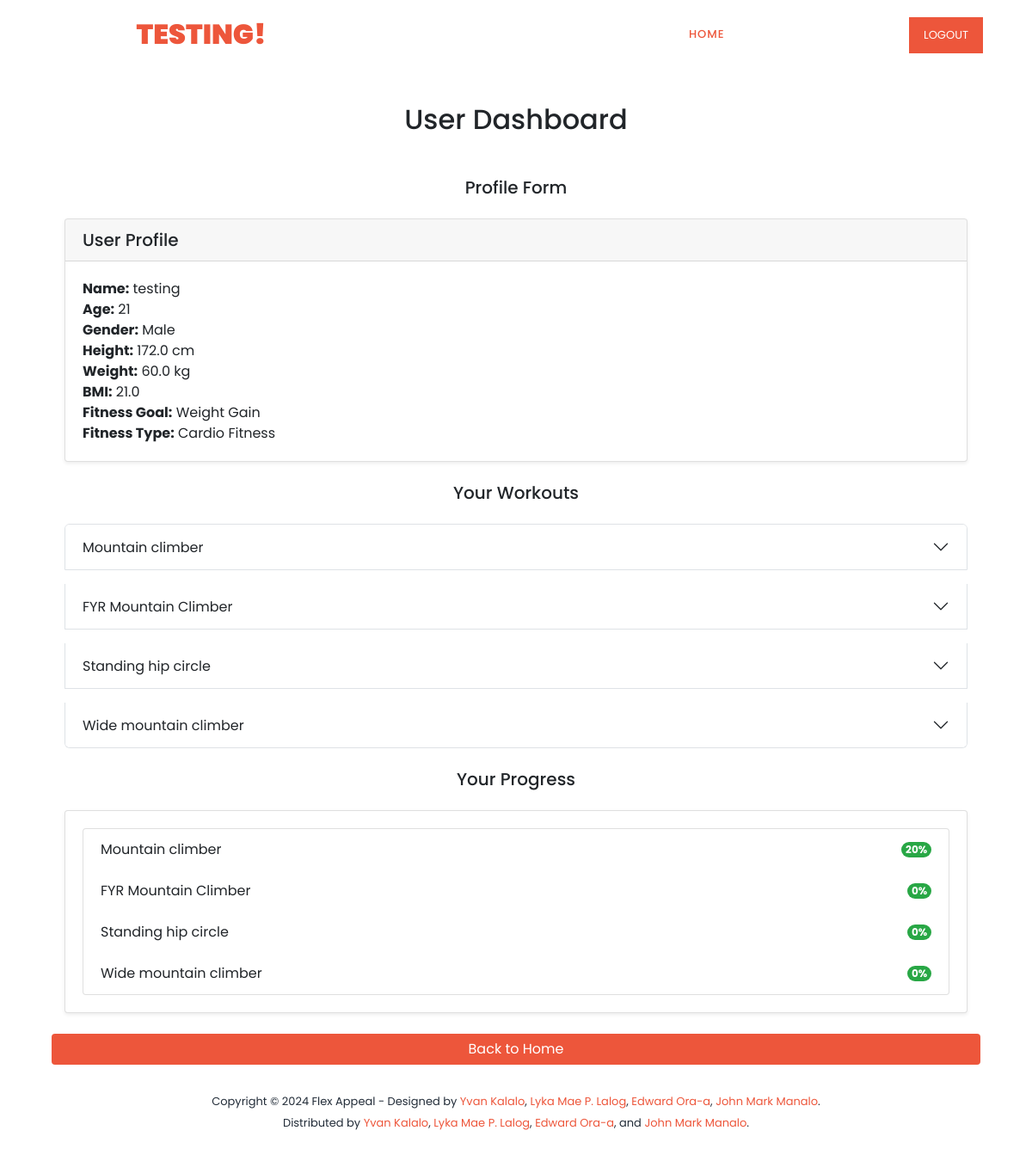
/dashboard/ (signed in), run on the app's committed database.
### account/models.py (models this page shows, shortened)
class Account(AbstractBaseUser):
	email 					= models.EmailField(verbose_name="email", max_length=60, unique=True)
	username 				= models.CharField(max_length=30, unique=True)
	date_joined				= models.DateTimeField(verbose_name='date joined', auto_now_add=True)
	last_login				= models.DateTimeField(verbose_name='last login', auto_now=True)
	is_admin				= models.BooleanField(default=False)
	is_active				= models.BooleanField(default=True)
	is_staff				= models.BooleanField(default=False)
	is_superuser			= models.BooleanField(default=False)
	USERNAME_FIELD = 'email'
	REQUIRED_FIELDS = ['username']
	objects = MyAccountManager()

### machine_learning/models.py (models this page shows, shortened)
class UserProfile(models.Model):
    user = models.OneToOneField(settings.AUTH_USER_MODEL, on_delete=models.CASCADE)
    Sex = models.CharField(max_length=10)
    Age = models.PositiveIntegerField()
    Height = models.FloatField()
    Weight = models.FloatField()
    Hypertension = models.CharField(max_length=3)
    Diabetes = models.CharField(max_length=3)
    BMI = models.FloatField()
    Level = models.CharField(max_length=50)
    Fitness_Goal = models.CharField(max_length=50)
    Fitness_Type = models.CharField(max_length=50)
    class Meta:
        verbose_name = "List of User Profiles"  # Singular name in admin
        verbose_name_plural = "User Profiles"  # Plural name in admin

class Workout(models.Model):
    Title = models.CharField(max_length=255)
    Desc = models.TextField()
    Type = models.CharField(max_length=50, default='None')
    BodyPart = models.CharField(max_length=50)
    Equipment = models.CharField(max_length=50, default='None')
    Level = models.CharField(max_length=50, default='None')
    class Meta:
        verbose_name = "List of Workouts"  # Singular name in admin
        verbose_name_plural = "Workouts"  # Plural name in admin

class UserProgress(models.Model):
    user = models.ForeignKey(settings.AUTH_USER_MODEL, on_delete=models.CASCADE)
    workout = models.ForeignKey(Workout, on_delete=models.CASCADE)
    progress = models.PositiveIntegerField()  # Percentage or count of completed workouts
    date = models.DateField(auto_now_add=True)
    progress_date = models.DateField(auto_now=True)  # Automatically update the date whenever the progress is updated
    class Meta:
        verbose_name = "List of User Progress"  # Singular name in admin
        verbose_name_plural = "User Progress"  # Plural name in admin

### personal/views.py (the view)
# urls.py: path('dashboard/', views.dashboard_view, name='dashboard'),
def dashboard_view(request):
    workouts = Workout.objects.all()  # Get all workouts
    user_profile = None
    user_progress = None
    if request.user.is_authenticated:
        try:
            user_profile = UserProfile.objects.get(user=request.user)  # Get user's profile
        except UserProfile.DoesNotExist:
            user_profile = None  # If profile doesn't exist, keep it None
        user_progress = UserProgress.objects.filter(user=request.user)  # Get user's progress
    context = {
        'workouts': workouts,
        'user_profile': user_profile,
        'user_progress': user_progress,
    }
    return render(request, 'dashboard.html', context)

### personal/templates/dashboard.html (shortened to what this page needs)
{% extends 'master.html' %}
{% load static %}
{% block content %}
<div class="container mt-5 pt-5">
    <h2 class="text-center mb-4 pt-4">User Dashboard</h2>
    <div class="col pt-4">
        <div class="col-md-12 mb-4">
            <h5 class="text-center mb-4">Profile Form</h5>
            {% if user_profile %}
                <div class="card shadow-sm mb-4">
                    <div class="card-header">
                        <h5>User Profile</h5>
                    </div>
                    <div class="card-body">
                        <ul class="list-unstyled">
                            <li><strong>Name:</strong> {{ request.user.username }}</li>
                            <li><strong>Age:</strong> {{ user_profile.Age }}</li>
                            <li><strong>Gender:</strong> {{ user_profile.Sex }}</li>
                            <li><strong>Height:</strong> {{ user_profile.Height }} cm</li>
                            <li><strong>Weight:</strong> {{ user_profile.Weight }} kg</li>
                            <li><strong>BMI:</strong> {{ user_profile.BMI }}</li>
                            <li><strong>Fitness Goal:</strong> {{ user_profile.Fitness_Goal }}</li>
                            <li><strong>Fitness Type:</strong> {{ user_profile.Fitness_Type }}</li>
                        </ul>
                    </div>
                </div>
            {% else %}
                <div class="alert alert-info mt-3">You need to complete your profile!</div>
            {% endif %}
        </div>
        <div class="col-md-12 mb-4">
            <h5 class="text-center mb-4">Your Workouts</h5>
            {% if workouts %}
            <div class="accordion" id="workoutAccordion">
                {% for workout in workouts %}
                <div class="accordion-item mb-3">
                    <h2 class="accordion-header" id="heading{{ forloop.counter }}">
                        <button class="accordion-button collapsed" type="button" data-bs-toggle="collapse" data-bs-target="#collapse{{ forloop.counter }}" aria-expanded="false" aria-controls="collapse{{ forloop.counter }}">
                            {{ workout.Title }}
                        </button>
                    </h2>
                </div>
                {% endfor %}
            </div>
            {% else %}
            <div class="alert alert-info mt-3">
                No workout recorded yet!
            </div>
            {% endif %}
        </div>
        <div class="col-md-12 mb-4">
            <h5 class="text-center mb-4">Your Progress</h5>
            {% if user_progress %}
                <div class="card shadow-sm">
                    <div class="card-body">
                        <ul class="list-group">
                            {% for progress in user_progress %}
                                <li class="list-group-item d-flex justify-content-between align-items-center">
                                    {{ progress.workout.Title }}
                                    <span class="badge bg-success rounded-pill">{{ progress.progress }}%</span>
                                </li>
                            {% endfor %}
                        </ul>
                    </div>
                </div>
            {% else %}
                <div class="alert alert-info mt-3">No progress recorded yet!</div>
            {% endif %}
        </div>
         <div class="mt-4 text-center">
            <a href="{% url 'index' %}" class="btn btn-primary w-100"
                style="background-color: #ed563b; border: none;">
                Back to Home
            </a>
        </div>
    </div>
</div>
{% endblock %}

### personal/templates/snippets/header_snippets.html (shortened to what this page needs)
{% load static %}
{% load bootstrap5 %}
{% bootstrap_css %}
<link rel="stylesheet" type="text/css" href="{% static 'css/bootstrap.min.css' %}">
<link rel="stylesheet" type="text/css" href="{% static 'css/font-awesome.css' %}">
<link rel="stylesheet" href="{% static 'css/templatemo-training-studio.css' %}">
</head>
<body>
<header class="header-area header-sticky">
    <div class="container">
        <div class="row">
            <div class="col-12">
                <nav class="main-nav">
                    {% if request.user.is_authenticated %}
                        <a href="{% url 'index' %}" class="logo">Hello,<em> {{request.user.username}}!</em></a>
                        <ul class="nav">
                            <li class="scroll-to-section"><a href="{% url 'index' %}" class="active">Home</a></li>
                            <li class="scroll-to-section"><a href="{% url 'account' %}">Account</a></li>
                            <li class="scroll-to-section"><a href="#contact-us">Contact</a></li>
                            <li class="main-button"><a href="{% url 'logout' %}">Logout</a></li>
                        </ul>
                    {% endif %}
                </nav>
            </div>
        </div>
    </div>
</header>

### personal/static/css/templatemo-training-studio.css (style rules this page uses)
html, body, div, span, applet, object, iframe, h1, h2, h3, h4, h5, h6, p, blockquote, div pre, a, abbr, acronym, address, big, cite, code, del, dfn, em, font, img, ins, kbd, q, s, samp, small, strike, strong, sub, sup, tt, var, b, u, i, center, dl, dt, dd, ol, ul, li, figure, header, nav, section, article, aside, footer, figcaption { margin: 0; padding: 0; border: 0; outline: 0; }
ul, li { padding: 0; margin: 0; list-style: none; }
header, nav, section, article, aside, footer, hgroup { display: block; }
* { box-sizing: border-box; }
html, body { font-family: 'Poppins', sans-serif; font-weight: 400; background-color: #fff; font-size: 16px; -ms-text-size-adjust: 100%; -webkit-font-smoothing: antialiased; -moz-osx-font-smoothing: grayscale; }
a { text-decoration: none !important; }
h1, h2, h3, h4, h5, h6 { margin-top: 0px; margin-bottom: 0px; }
ul { margin-bottom: 0px; }
html, body { background: #fff; font-family: 'Poppins', sans-serif; }
.main-button a { display: inline-block; font-size: 15px; padding: 12px 20px; background-color: #ed563b; color: #fff; text-align: center; font-weight: 400; text-transform: uppercase; transition: all .3s; }
.header-area { position: absolute; top: 0px; left: 0px; right: 0px; z-index: 100; height: 80px; background: rgba(250,250,250,0.1); -webkit-transition: all .5s ease 0s; -moz-transition: all .5s ease 0s; -o-transition: all .5s ease 0s; transition: all .5s ease 0s; }
.header-area .main-nav { min-height: 80px; background: transparent; }
.header-area .main-nav .logo { line-height: 80px; color: #fff; font-size: 32px; font-weight: 800; text-transform: uppercase; float: left; -webkit-transition: all 0.3s ease 0s; -moz-transition: all 0.3s ease 0s; -o-transition: all 0.3s ease 0s; transition: all 0.3s ease 0s; }
.header-area .main-nav .logo em { font-style: normal; color: #ed563b; font-weight: 900; }
.header-area .main-nav .nav { float: right; margin-top: 27px; margin-right: 0px; background-color: transparent; -webkit-transition: all 0.3s ease 0s; -moz-transition: all 0.3s ease 0s; -o-transition: all 0.3s ease 0s; transition: all 0.3s ease 0s; position: relative; z-index: 999; }
.header-area .main-nav .nav li { padding-left: 20px; padding-right: 20px; }
.header-area .main-nav .nav li a { display: block; font-weight: 500; font-size: 13px; color: #7a7a7a; text-transform: uppercase; -webkit-transition: all 0.3s ease 0s; -moz-transition: all 0.3s ease 0s; -o-transition: all 0.3s ease 0s; transition: all 0.3s ease 0s; height: 40px; line-height: 40px; border: transparent; letter-spacing: 1px; }
.header-area .main-nav .nav li a { color: #fff; }
.header-area .main-nav .nav li:last-child a { display: inline-block; font-size: 13px; padding: 11px 17px; background-color: #ed563b; color: #fff; text-align: center; font-weight: 400; letter-spacing: 0px; text-transform: uppercase; transition: all .3s; height: auto; line-height: 20px; }
.header-area .main-nav .nav li:hover a, .header-area .main-nav .nav li a.active { color: #ed563b!important; opacity: 1; }
.header-area.header-sticky { min-height: 80px; }
.header-area.header-sticky .nav { margin-top: 20px !important; }
.header-area.header-sticky .nav li a.active { color: #ed563b; }
@media (max-width: 1200px) { .header-area .main-nav .nav li { padding-left: 12px; padding-right: 12px; } }
@media (max-width: 1200px) { .header-area .main-nav:before { display: none; } }
@media (min-width: 767px) { .header-area .main-nav .nav { display: flex !important; } }

### data on the page
Account: user.username "TESTING", user.username "testing"
UserProfile: Age "21", Sex "Male", Height "172.0", Weight "60.0", BMI "21.0", Fitness_Goal "Weight Gain", Fitness_Type "Cardio Fitness"
Workout: Title "Mountain climber"
Workout: Title "FYR Mountain Climber"
Workout: Title "Standing hip circle"
Workout: Title "Wide mountain climber"
UserProgress: workout.Title "Mountain climber", progress "20"
UserProgress: workout.Title "FYR Mountain Climber", progress "0"
UserProgress: workout.Title "Standing hip circle", progress "0"
UserProgress: workout.Title "Wide mountain climber", progress "0"
